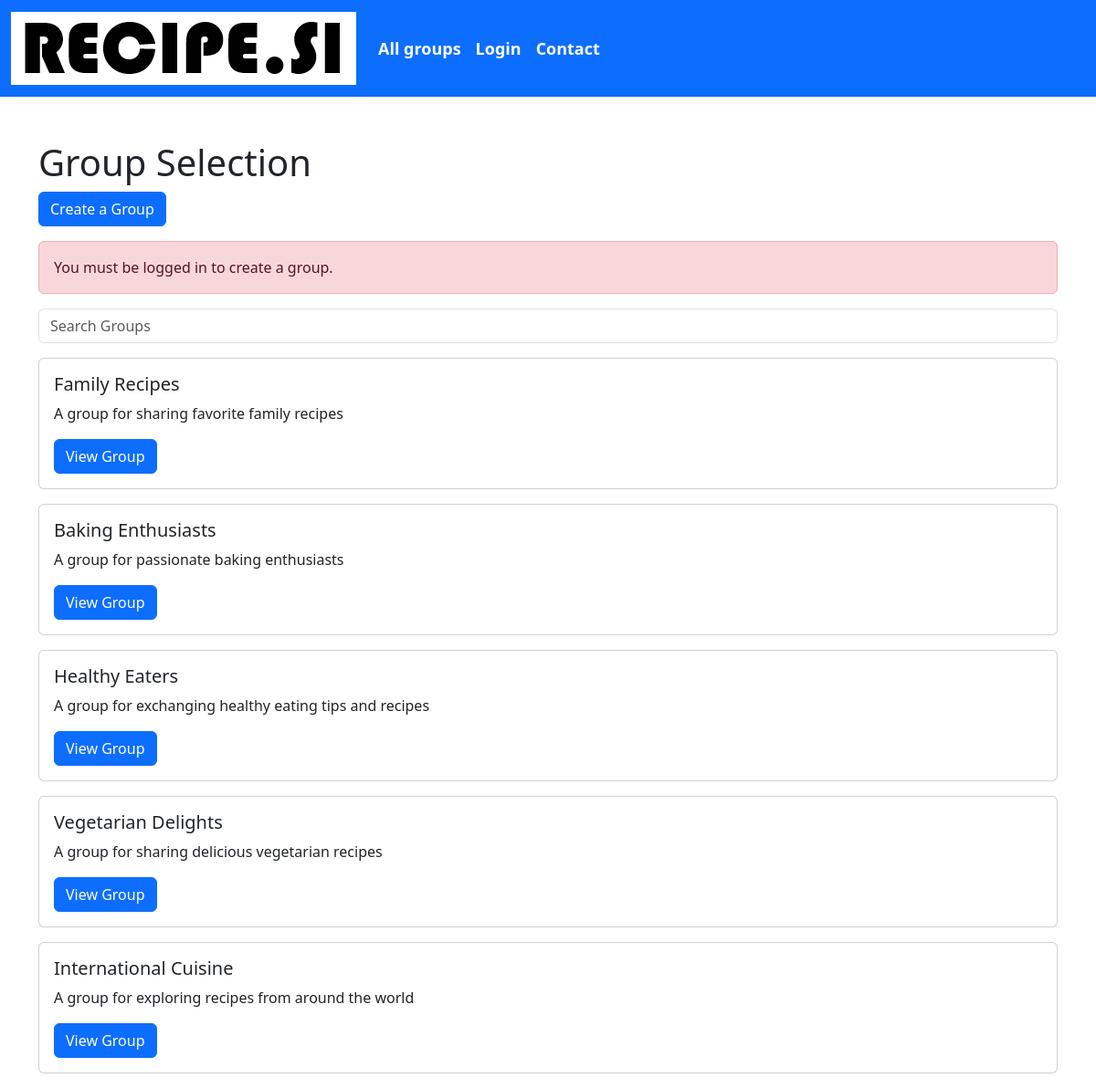
/index.php/group/create, run on the app's committed database.
### tables this page shows
CREATE TABLE IF NOT EXISTS `group` (
  `id` int(11) NOT NULL AUTO_INCREMENT,
  `name` varchar(255) NOT NULL,
  `description` varchar(255),
  PRIMARY KEY (`id`)
);

### Controller/GroupController.php (called while the page is built, shortened)
<?php
class GroupController {
    public static function createGroupForm() {
        ViewHelper::render("view/group-create.php");
    }
}

### index.php (called while the page is built, shortened)
<?php
require_once("controller/GroupController.php");
$path = isset($_SERVER["PATH_INFO"]) ? trim($_SERVER["PATH_INFO"], "/") : "";
$urls = [
    "group" => function () {
        GroupController::index();
     },
     "add-recipe" => function () {
        if ($_SERVER["REQUEST_METHOD"] === "POST") {
            RecipeController::createRecipe($_POST["title"],$_POST["description"],$_POST["ingredients"],$_POST["instructions"],$_POST["group_id"],$_POST["user_id"]);
        }
    },
    "group/selection" => function () {
        GroupController::showGroupSelection();
    },
    "group/create" => function () {
        if ($_SERVER["REQUEST_METHOD"] === "POST"):
            GroupController::createGroup();
        else:
            GroupController::createGroupForm();
        endif;
    },
    "user/register" => function () {
        if ($_SERVER["REQUEST_METHOD"] == "POST") {
            UserController::registerUser();
        } else {
            UserController::showRegistrationForm();
        }
    },
    "user/login" => function () {
        if ($_SERVER["REQUEST_METHOD"] == "POST") {
            UserController::loginUser();
        } else {
            UserController::showLoginForm();
        }
    },
    "user/logout" => function () {
        UserController::logoutUser();
    },
    "" => function () {
        ViewHelper::redirect(BASE_URL . "group");
    },
];
try {
    if (isset($urls[$path])) {
        $urls[$path]();
    } else {
        echo "No controller for '$path'";
    }
} catch (Exception $e) {
    echo "An error occurred: <pre>$e</pre>";
}

### Model/GroupDB.php (called while the page is built, shortened)
<?php
class GroupDB {
    public static function getAllGroups() {
        $db = DBInit::getInstance();
        $statement = $db->prepare("SELECT id, name, description FROM `group`");
        $statement->execute();
        return $statement->fetchAll(PDO::FETCH_ASSOC);
    }
}

### View/group-selection.php (the view, shortened to what this page needs)
<!DOCTYPE html>
<html>
<head>
    <link href="https://cdn.jsdelivr.net/npm/bootstrap@5.3.0-alpha3/dist/css/bootstrap.min.css" rel="stylesheet"></head>
</head>
<body>
    <?php include 'navigation.php'; ?>
    <div class="container">
        <h1 class="mt-5">Group Selection</h1>
        <div class="mb-3">
            <a href="<?= BASE_URL . "group/create" ?>" class="btn btn-primary">Create a Group</a>
        </div>
        <?php if (isset($errorMessage)): ?>
            <div class="alert alert-danger"><?= $errorMessage ?></div>
        <?php endif; ?>
        <div class="mb-3">
            <input type="text" id="search" class="form-control" placeholder="Search Groups">
        </div>
        <div id="groupList">
            <?php foreach ($groups as $group): ?>
                <div class="card mb-3">
                    <div class="card-body">
                        <h5 class="card-title"><?= $group['name'] ?></h5>
                        <p class="card-text"><?= $group['description'] ?></p>
                        <a href="<?= BASE_URL . "group?id=" . $group['id'] ?>" class="btn btn-primary">View Group</a>
                    </div>
                </div>
            <?php endforeach; ?>
        </div>
    </div>
</body>
</html>

### data on the page
group: name "Family Recipes", description "A group for sharing favorite family recipes"
group: name "Baking Enthusiasts", description "A group for passionate baking enthusiasts"
group: name "Healthy Eaters", description "A group for exchanging healthy eating tips and recipes"
group: name "Vegetarian Delights", description "A group for sharing delicious vegetarian recipes"
group: name "International Cuisine", description "A group for exploring recipes from around the world"

### other printed values
$errorMessage "You must be logged in to create a group."
